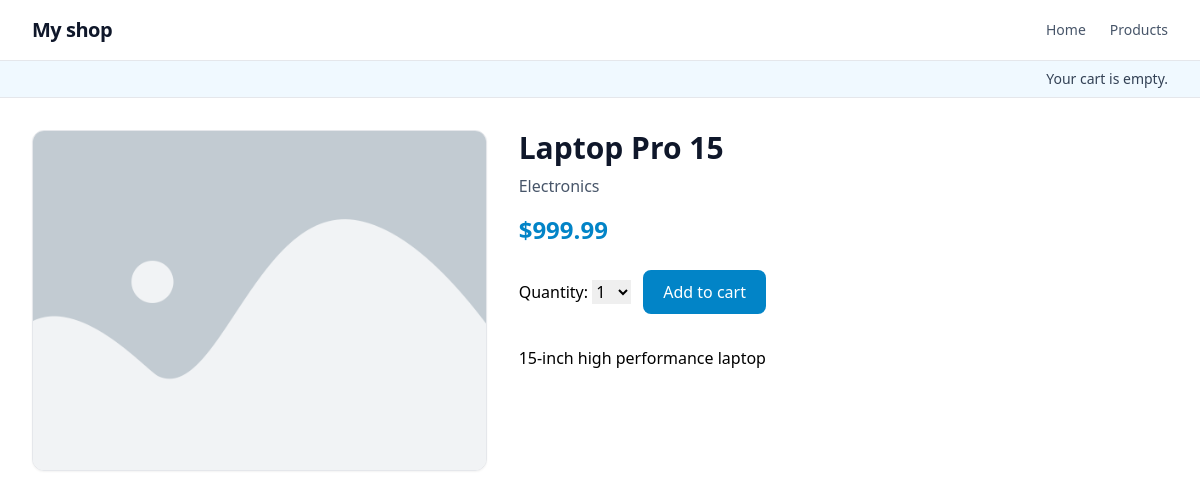
/7/laptop-pro-15/, run on the app's committed database.
### shop/models.py (models this page shows, shortened)
class Product(models.Model):
    category = models.ForeignKey(Category, related_name='products', on_delete=models.CASCADE)
    name = models.CharField(max_length=200)
    slug = models.SlugField(max_length=200)
    image = models.ImageField(upload_to='products/%Y/%m/%d', blank=True)
    description = models.TextField()
    price = models.DecimalField(max_digits=10, decimal_places=2)
    created = models.DateTimeField(auto_now_add=True)
    updated = models.DateTimeField(auto_now=True)
    available = models.BooleanField(default=True)
    class Meta:
        ordering = ('name',)

class Category(models.Model):
    name = models.CharField(max_length=100)
    slug = models.SlugField(max_length=100, unique=True)
    class Meta:
        ordering = ('name',)
        verbose_name = 'category'
        verbose_name_plural = 'categories'
    def __str__(self):
        return self.name
    def get_absolute_url(self):
        return reverse('shop:product_list_by_category', args=[self.slug])

### shop/views.py (the view)
def product_detail(request, id, slug):
    product = get_object_or_404(
        Product, id=id, slug=slug, available=True
    )
    cart_product_form = CartAddProductForm()
    return render(
        request,
        'shop/product/detail.html',
        {'product': product, 'cart_product_form': cart_product_form}
    )

### cart/forms.py
class CartAddProductForm(forms.Form):
    quantity = forms.TypedChoiceField(
        choices=PRODUCT_QUANTITY_CHOICES,
        coerce=int
    )
    override = forms.BooleanField(
        required=False,
        initial=False,
        widget=forms.HiddenInput
    )

### cart/cart.py (called while the page is built)
    def __len__(self):
        return sum(item['quantity'] for item in self.cart.values())

### cart/context_processors.py (called while the page is built)
def cart(request):
    return {'cart': Cart(request)}

### shop/templates/shop/product/detail.html (shortened to what this page needs)
{% extends "shop/base.html" %}
{% load static %}
{% block content %}
<div class="grid grid-cols-1 lg:grid-cols-12 gap-8">
    <div class="lg:col-span-5">
        <div class="bg-white border rounded-xl overflow-hidden shadow-sm">
            <img class="w-full aspect-[4/3] object-cover" alt="{{ product.name }}" src="{% if product.image %}{{ product.image.url }}{% else %}{% static 'img/no_image.png' %}{% endif %}">
        </div>
    </div>
    <div class="lg:col-span-7">
        <h1 class="text-3xl font-bold text-slate-900">{{ product.name }}</h1>
        <h2 class="mt-2 text-slate-600">
            <a class="hover:underline" href="{{ product.category.get_absolute_url }}">
                {{ product.category }}
            </a>
        </h2>
        <p class="mt-4 text-2xl font-semibold text-sky-600">${{ product.price }}</p>
        <form class="mt-6 flex items-center gap-3" action="{% url 'cart:cart_add' product.id %}" method="post">
            {{ cart_product_form }}
            <button type="submit" class="inline-flex items-center justify-center rounded-lg bg-sky-600 px-5 py-2.5 text-white font-medium hover:bg-sky-700 focus:outline-none focus:ring-2 focus:ring-sky-500 focus:ring-offset-2">
                Add to cart
            </button>
        </form>
        <div class="prose max-w-none mt-8">{{ product.description|linebreaks }}</div>
    </div>
</div>
{% endblock %}

### shop/static/css/base.css (style rules this page uses)
img { max-width: 100%; height: auto; display: block; }
a { text-decoration: none; }

### data on the page
Product: name "Laptop Pro 15", category "Electronics", price "999.99", description "15-inch high performance laptop"
